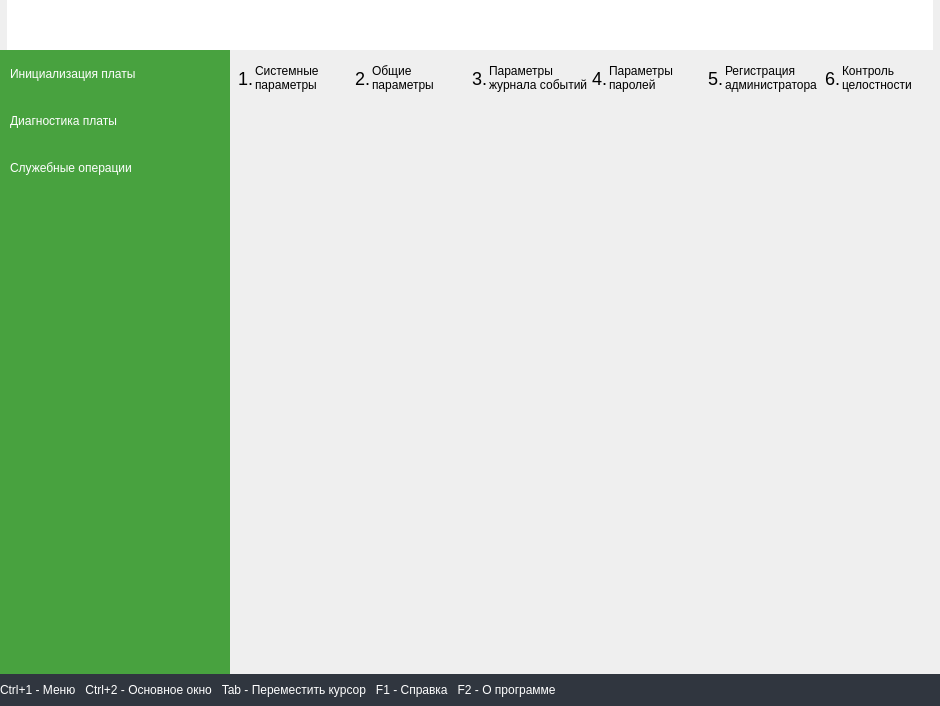
<?xml version="1.0" encoding="UTF-8"?>
<ui version="4.0">
 <class>BoardInitWidget</class>
 <widget class="QWidget" name="BoardInitWidget">
  <property name="geometry">
   <rect>
    <x>0</x>
    <y>0</y>
    <width>940</width>
    <height>706</height>
   </rect>
  </property>
  <property name="windowTitle">
   <string>Form</string>
  </property>
  <layout class="QVBoxLayout" name="verticalLayout_3">
   <property name="spacing">
    <number>0</number>
   </property>
   <property name="leftMargin">
    <number>0</number>
   </property>
   <property name="topMargin">
    <number>0</number>
   </property>
   <property name="rightMargin">
    <number>0</number>
   </property>
   <property name="bottomMargin">
    <number>0</number>
   </property>
   <item>
    <layout class="QHBoxLayout" name="top_horizontal_layout" stretch="0,1,0">
     <property name="spacing">
      <number>0</number>
     </property>
     <item>
      <widget class="QLabel" name="left_label">
       <property name="sizePolicy">
        <sizepolicy hsizetype="Minimum" vsizetype="Preferred">
         <horstretch>0</horstretch>
         <verstretch>0</verstretch>
        </sizepolicy>
       </property>
       <property name="minimumSize">
        <size>
         <width>0</width>
         <height>50</height>
        </size>
       </property>
       <property name="text">
        <string/>
       </property>
       <property name="pixmap">
        <pixmap>../img/top_left.png</pixmap>
       </property>
      </widget>
     </item>
     <item>
      <widget class="QLabel" name="middle_label">
       <property name="sizePolicy">
        <sizepolicy hsizetype="Preferred" vsizetype="Fixed">
         <horstretch>0</horstretch>
         <verstretch>0</verstretch>
        </sizepolicy>
       </property>
       <property name="minimumSize">
        <size>
         <width>100</width>
         <height>50</height>
        </size>
       </property>
       <property name="styleSheet">
        <string notr="true">background-color: white</string>
       </property>
       <property name="text">
        <string/>
       </property>
      </widget>
     </item>
     <item>
      <widget class="QLabel" name="right_label">
       <property name="sizePolicy">
        <sizepolicy hsizetype="Minimum" vsizetype="Preferred">
         <horstretch>0</horstretch>
         <verstretch>0</verstretch>
        </sizepolicy>
       </property>
       <property name="minimumSize">
        <size>
         <width>0</width>
         <height>50</height>
        </size>
       </property>
       <property name="text">
        <string/>
       </property>
       <property name="pixmap">
        <pixmap>../img/top_right_i.png</pixmap>
       </property>
      </widget>
     </item>
    </layout>
   </item>
   <item>
    <layout class="QHBoxLayout" name="central_horizontalLayout">
     <property name="spacing">
      <number>0</number>
     </property>
     <item>
      <widget class="QWidget" name="side_bar_widget" native="true">
       <property name="sizePolicy">
        <sizepolicy hsizetype="Preferred" vsizetype="Preferred">
         <horstretch>0</horstretch>
         <verstretch>0</verstretch>
        </sizepolicy>
       </property>
       <property name="minimumSize">
        <size>
         <width>230</width>
         <height>0</height>
        </size>
       </property>
       <property name="maximumSize">
        <size>
         <width>230</width>
         <height>16777215</height>
        </size>
       </property>
       <property name="styleSheet">
        <string notr="true">QWidget {
    font: 9pt &quot;Monospace Regular&quot;;
    background-image: url(../img/sidebar.png);
    background-repeat: no-repeat;
    background-position: up;
    background-color: #48A23F;
}
QPushButton {
    background-color: #48A23F;
    width: 75px ;
    height: 47px;
    border: none;
    text-align: left;
    padding: 0px 0px 0px 10px;
    color: white;
}
QPushButton:hover {
    background: #3D8A36;
}
QPushButton:pressed {
    background-color: #3D8A36;
}</string>
       </property>
       <layout class="QVBoxLayout" name="verticalLayout">
        <property name="spacing">
         <number>0</number>
        </property>
        <property name="leftMargin">
         <number>0</number>
        </property>
        <property name="topMargin">
         <number>0</number>
        </property>
        <property name="rightMargin">
         <number>0</number>
        </property>
        <property name="bottomMargin">
         <number>0</number>
        </property>
        <item>
         <widget class="QPushButton" name="board_init_push_button">
          <property name="text">
           <string>Инициализация платы</string>
          </property>
          <property name="icon">
           <iconset>
            <normaloff>../img/sys_load.png</normaloff>../img/sys_load.png</iconset>
          </property>
          <property name="id" stdset="0">
           <number>0</number>
          </property>
         </widget>
        </item>
        <item>
         <widget class="QPushButton" name="board_diagnostic_push_button">
          <property name="text">
           <string>Диагностика платы</string>
          </property>
          <property name="icon">
           <iconset>
            <normaloff>../img/board_diagnostic.png</normaloff>../img/board_diagnostic.png</iconset>
          </property>
          <property name="id" stdset="0">
           <number>5</number>
          </property>
         </widget>
        </item>
        <item>
         <widget class="QPushButton" name="service_operations_push_button">
          <property name="text">
           <string>Служебные операции</string>
          </property>
          <property name="icon">
           <iconset>
            <normaloff>../img/service_operations.png</normaloff>../img/service_operations.png</iconset>
          </property>
          <property name="id" stdset="0">
           <number>6</number>
          </property>
         </widget>
        </item>
        <item>
         <spacer name="verticalSpacer">
          <property name="orientation">
           <enum>Qt::Vertical</enum>
          </property>
          <property name="sizeHint" stdset="0">
           <size>
            <width>20</width>
            <height>184</height>
           </size>
          </property>
         </spacer>
        </item>
       </layout>
      </widget>
     </item>
     <item>
      <layout class="QVBoxLayout" name="panels_verticalLayout">
       <item>
        <widget class="QWidget" name="labels_widget" native="true">
         <layout class="QHBoxLayout" name="horizontalLayout">
          <property name="spacing">
           <number>0</number>
          </property>
          <property name="leftMargin">
           <number>0</number>
          </property>
          <property name="topMargin">
           <number>0</number>
          </property>
          <property name="rightMargin">
           <number>0</number>
          </property>
          <property name="bottomMargin">
           <number>0</number>
          </property>
          <item>
           <layout class="QHBoxLayout" name="horizontal_layout" stretch="0,0,0,0,0,0">
            <property name="spacing">
             <number>0</number>
            </property>
            <property name="leftMargin">
             <number>6</number>
            </property>
            <property name="topMargin">
             <number>12</number>
            </property>
            <property name="bottomMargin">
             <number>12</number>
            </property>
            <item>
             <widget class="QLabel" name="label_1">
              <property name="sizePolicy">
               <sizepolicy hsizetype="Expanding" vsizetype="Preferred">
                <horstretch>0</horstretch>
                <verstretch>0</verstretch>
               </sizepolicy>
              </property>
              <property name="text">
               <string>&lt;table&gt;&lt;tr&gt;&lt;td style=&quot;font-size: 18px; vertical-align: middle;&quot;&gt;1.&lt;/td&gt;&lt;td&gt;Системные&lt;br&gt;параметры&lt;/td&gt;&lt;/tr&gt;&lt;/table&gt;</string>
              </property>
              <property name="textFormat">
               <enum>Qt::RichText</enum>
              </property>
             </widget>
            </item>
            <item>
             <widget class="QLabel" name="label_2">
              <property name="sizePolicy">
               <sizepolicy hsizetype="Expanding" vsizetype="Preferred">
                <horstretch>0</horstretch>
                <verstretch>0</verstretch>
               </sizepolicy>
              </property>
              <property name="text">
               <string>&lt;table&gt;&lt;tr&gt;&lt;td style=&quot;font-size: 18px; vertical-align: middle;&quot;&gt;2.&lt;/td&gt;&lt;td&gt;Общие&lt;br&gt;параметры&lt;/td&gt;&lt;/tr&gt;&lt;/table&gt;</string>
              </property>
              <property name="textFormat">
               <enum>Qt::RichText</enum>
              </property>
             </widget>
            </item>
            <item>
             <widget class="QLabel" name="label_3">
              <property name="sizePolicy">
               <sizepolicy hsizetype="Expanding" vsizetype="Preferred">
                <horstretch>0</horstretch>
                <verstretch>0</verstretch>
               </sizepolicy>
              </property>
              <property name="text">
               <string>&lt;table&gt;&lt;tr&gt;&lt;td style=&quot;font-size: 18px; vertical-align: middle;&quot;&gt;3.&lt;/td&gt;&lt;td&gt;Параметры&lt;br&gt;журнала событий&lt;/td&gt;&lt;/tr&gt;&lt;/table&gt;</string>
              </property>
             </widget>
            </item>
            <item>
             <widget class="QLabel" name="label_4">
              <property name="sizePolicy">
               <sizepolicy hsizetype="Expanding" vsizetype="Preferred">
                <horstretch>0</horstretch>
                <verstretch>0</verstretch>
               </sizepolicy>
              </property>
              <property name="text">
               <string>&lt;table&gt;&lt;tr&gt;&lt;td style=&quot;font-size: 18px; vertical-align: middle;&quot;&gt;4.&lt;/td&gt;&lt;td&gt;Параметры&lt;br&gt;паролей&lt;/td&gt;&lt;/tr&gt;&lt;/table&gt;</string>
              </property>
             </widget>
            </item>
            <item>
             <widget class="QLabel" name="label_5">
              <property name="sizePolicy">
               <sizepolicy hsizetype="Expanding" vsizetype="Preferred">
                <horstretch>0</horstretch>
                <verstretch>0</verstretch>
               </sizepolicy>
              </property>
              <property name="text">
               <string>&lt;table&gt;&lt;tr&gt;&lt;td style=&quot;font-size: 18px; vertical-align: middle;&quot;&gt;5.&lt;/td&gt;&lt;td&gt;Регистрация&lt;br&gt;администратора&lt;/td&gt;&lt;/tr&gt;&lt;/table&gt;</string>
              </property>
             </widget>
            </item>
            <item>
             <widget class="QLabel" name="label_6">
              <property name="sizePolicy">
               <sizepolicy hsizetype="Expanding" vsizetype="Preferred">
                <horstretch>0</horstretch>
                <verstretch>0</verstretch>
               </sizepolicy>
              </property>
              <property name="text">
               <string>&lt;table&gt;&lt;tr&gt;&lt;td style=&quot;font-size: 18px; vertical-align: middle;&quot;&gt;6.&lt;/td&gt;&lt;td&gt;Контроль&lt;br&gt;целостности&lt;/td&gt;&lt;/tr&gt;&lt;/table&gt;</string>
              </property>
             </widget>
            </item>
           </layout>
          </item>
         </layout>
        </widget>
       </item>
       <item>
        <widget class="QStackedWidget" name="stacked_widget"/>
       </item>
      </layout>
     </item>
    </layout>
   </item>
   <item>
    <widget class="QLabel" name="settings_bottom_label">
     <property name="minimumSize">
      <size>
       <width>0</width>
       <height>32</height>
      </size>
     </property>
     <property name="styleSheet">
      <string notr="true">            QWidget {
                font: 8pt 'Monospace Regular';
                color: white;
                background-color: #30363F;
            }
</string>
     </property>
     <property name="text">
      <string>Ctrl+1 - Меню   Ctrl+2 - Основное окно   Tab - Переместить курсор   F1 - Справка   F2 - О программе</string>
     </property>
    </widget>
   </item>
  </layout>
 </widget>
 <resources/>
 <connections/>
</ui>
